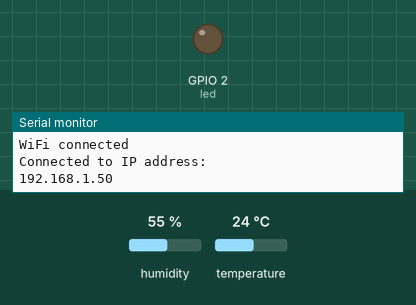
Bench run of a sketch on a simulated ESP32. On the bench: output pins drawn as LEDs (lit = HIGH), the last lines printed to the serial monitor. The test bench sets the inputs (shaded band); at power-on: temperature 24 °C, humidity 55 %. WiFi joins after 1.5 s; servers stay silent unless stated; no MQTT or app messages arrive unless stated.

Above: at 2.7 s.
2.8 s: temperature set to 31 °C
8.1 s: temperature set to 34 °C
At 12.5 s:
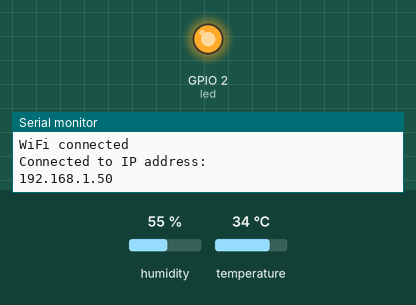
18.2 s: temperature set to 12 °C
At 22.1 s:
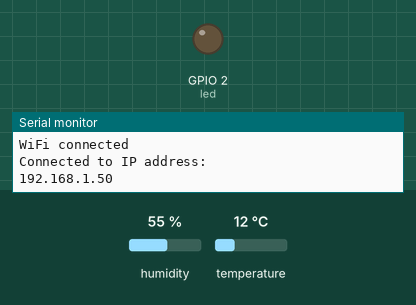
23.4 s: temperature set to 33 °C
At 28.1 s:
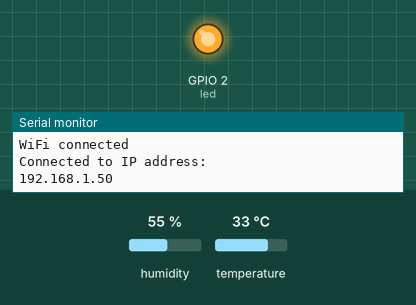
Timing chart, 0 to 29.4 s (numbered marks = the images above; inputs shaded):
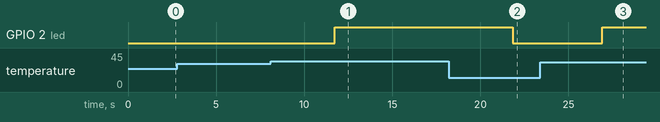

Measured:
- the behaviour switches between 32 and 33 °C on temperature (found by bisection; images 0 and 1)
- after the input at 8.1 s, GPIO 2 (led): LOW → HIGH after 3.6 s
- after the input at 18.2 s, GPIO 2 (led): HIGH → LOW after 3.6 s
- after the input at 23.4 s, GPIO 2 (led): LOW → HIGH after 3.5 s

The sketch:

esp32_awsIoT.ino
```cpp
#include <DHT.h>
#include <DHT_U.h>
#include <WiFiClientSecure.h>
#include <WiFi.h>
#include "credentials.h"
#include <PubSubClient.h>
#include <ArduinoJson.h>


#define dhtpin 19
#define DHTTYPE DHT11
#define led 2

#define monitoreo_topic "esp32/sensors" //TOPIC MQTT
#define suscribe_topic "esp32/actuators" //Topic

float h;
float t;

WiFiClientSecure client;
PubSubClient esp32(client);

DHT dht(dhtpin, DHTTYPE);

void connectAWS(){


  WiFi.mode(WIFI_STA);
  WiFi.begin(ssid, password);

  Serial.println("Connecting to Wi-Fi");

  while (WiFi.status() != WL_CONNECTED)
  {
    delay(500);
    Serial.print(".");
  }

   // Configure WiFiClientSecure to use the AWS IoT device credentials
  client.setCACert(AWS_CERT_CA);
  client.setCertificate(AWS_CERT_CRT);
  client.setPrivateKey(AWS_CERT_PRIVATE);

  // Connect to the MQTT broker on the AWS endpoint we defined earlier
  esp32.setServer(AWS_IoT_Endpoint, 8883);

  // Create a message handler
  esp32.setCallback(messageHandler);

  Serial.println("Connecting to AWS IOT");

  while (!esp32.connect(THINGSNAME))
  {
    Serial.print(".");
    delay(100);
  }

  if (!esp32.connected())
  {
    Serial.println("AWS IoT Timeout!");
    return;
  }

  // Subscribe to a topic
  esp32.subscribe(suscribe_topic);

  Serial.println("AWS IoT Connected!");


}


void publishMessage()
{

  StaticJsonDocument<200> doc;

  // Añadir timestamp en formato ISO
  char timestamp[20];
  sprintf(timestamp, "%lu", millis());

  doc["timestamp"] = timestamp;


  doc["humidity"] = h;
  doc["temperature"] = t;  //Organizar data en un json

  doc["device_id"] = "esp32_1";

  char jsonBuffer[512]; //crear un buffer
  serializeJson(doc, jsonBuffer); // Convertir en un string y almacenar en el buffer

  esp32.publish(monitoreo_topic, jsonBuffer);  //Public data al topic mqtt

}


void messageHandler(char* topic, byte* payload, unsigned int length)
{
  Serial.print("incoming: ");
  Serial.println(topic);

  StaticJsonDocument<200> doc;
  deserializeJson(doc, payload);
  const char* message = doc["message"];
  Serial.println(message);

    if (strcmp(message, "ON") == 0) {
        digitalWrite(led, HIGH);
        Serial.println("LED turned ON");
    }
    else if (strcmp(message, "OFF") == 0) {
        digitalWrite(led, LOW);
        Serial.println("LED turned OFF");
    }
    else {
        Serial.println("Unknown command received");
    }
}


void reconnect(){

  while (!esp32.connected()){
    Serial.println("Attempting MQTT connection...");
    if (esp32.connect("esp32Client")){
      Serial.println("Connected");

    } else{
      Serial.println("Failed, rc=");
      Serial.print(esp32.state());
      Serial.println(" Try again in 5 seconds");
      delay(5000);
    }

  }
}

void setup()
{
  // put your setup code here, to run once:

  //pinMode(11, INPUT);
  Serial.begin(9600);

  connectAWS();
  Serial.println("WiFi connected");
  Serial.println("Connected to IP address: ");
  Serial.println(WiFi.localIP());
  Serial.print("Connected to ");
  Serial.println(ssid);

  dht.begin();
  pinMode(led, OUTPUT);

  //reconnect();


}

void loop()
{
  // put your main code here, to run repeatedly:


  if (WiFi.status() != WL_CONNECTED) {
    Serial.println("WiFi connection lost. Reconnecting...");
    WiFi.begin(ssid, password);
  }

  Serial.println("WiFi connected");
  Serial.println("Connected to IP address: ");
  Serial.println(WiFi.localIP());

  if (!esp32.connected()){
    reconnect();
  }

  delay(5000);

  h = dht.readHumidity();
  t = dht.readTemperature();


  Serial.print(F("Humidity: "));
  Serial.print(h);
  Serial.println("%");
  Serial.print(F("Temperature: "));
  Serial.print(t);
  Serial.println(F("°C "));

  publishMessage();
  esp32.loop(); //Mantener conexión con el servidor
  //delay(1000);

  if (t>=33){
    digitalWrite(led, HIGH);
  }else{
    digitalWrite(led, LOW);
  }

}
```

credentials.h
```cpp
#include <pgmspace.h>

#define credentials
#define THINGSNAME "esp32_UAO"

const char* ssid = "";
const char* password = "";
const char AWS_IoT_Endpoint[] = "";


//Amazon Root CA 1

static const char AWS_CERT_CA[] PROGMEM = R"EOF(


)EOF";


//Device Certificate

static const char AWS_CERT_CRT[] PROGMEM = R"KEY(


)KEY";


//Device Private key

static const char AWS_CERT_PRIVATE[] PROGMEM = R"KEY(


)KEY";
```
